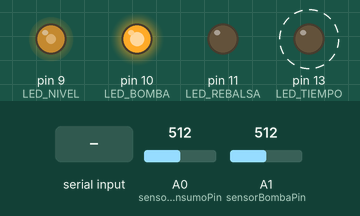
A sketch run on a simulated Arduino Uno, built with avr-gcc and run on an emulated ATmega328P. On the bench: output pins drawn as LEDs (lit = HIGH). Dashed ring = blinking. Inputs (shaded band) come from the test bench; at power-on: A1 (sensorBombaPin) = 512, A0 (sensorConsumoPin) = 512. What the sketch prints to the serial monitor is not drawn.

Above: at 1.2 s.
1.3 s: A1 (sensorBombaPin) set to 11
5.5 s: A1 (sensorBombaPin) set to 8
At 6.9 s:
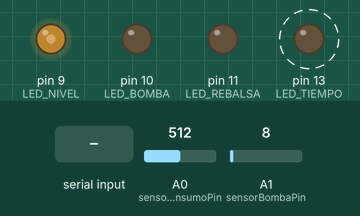
9.7 s: "1\n" received over Serial
13.3 s: A0 (sensorConsumoPin) set to 306
17.5 s: A0 (sensorConsumoPin) set to 122
21.0 s: "0\n" received over Serial
At 28.1 s:
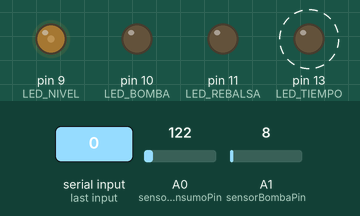
Timing chart, 0 to 29.8 s (numbered marks = the images above; inputs shaded):
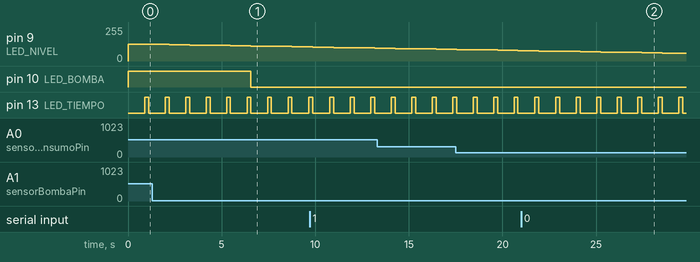

Measured:
- the behaviour switches between 10 and 9 on A1 (sensorBombaPin) (found by bisection; images 0 and 1)
- after the input at 5.5 s, pin 10 (LED_BOMBA): HIGH → LOW after 1.1 s
- by itself, pin 13 (LED_TIEMPO): alternates HIGH for 0.19 s and LOW for 0.90 s

The sketch:

cisterna.ino
```cpp
#include <stdio.h>

#define FALSE 0
#define TRUE 1

#define ERROR_FORMATO 1
#define ERROR_PARIDAD 2


#define LED_TIEMPO  13
#define LED_BOMBA   10
#define LED_REBALSA 11
#define LED_NIVEL    9
byte buffer [7];
int pos = 0;

int sensorConsumoPin = A0;    // select the input pin for the potentiometer
int sensorBombaPin  = A1;

int loops = 0;

double flujoEntrada = 40;
double flujoSalida = 30;
double capacidadTotal = 50;
double contenido = 25;
int porcentajePotenciaBomba = 100;
int rebalsa = FALSE;
int bombaActivada = TRUE;
int salidaActivada = TRUE;
int controlExternoActivado = FALSE;


double egresoMinuto = 0;
double ingresoMinuto = 0;


void setup() {
    // put your setup code here, to run once:
    Serial.begin(9600);
    pinMode(LED_TIEMPO, OUTPUT);
    pinMode(LED_BOMBA, OUTPUT);
    pinMode(LED_REBALSA, OUTPUT);
    pinMode(LED_NIVEL, OUTPUT);
    analogWrite(LED_NIVEL, 25);
}


void simularConControlExterno() {

}

void simularSinControlExterno() {
    int sensorBombaValue = analogRead(sensorBombaPin);
    porcentajePotenciaBomba = (int)((double)sensorBombaValue / 10);
}


void loop() {

    leerEntrada();

    int sensorConsumoValue = analogRead(sensorConsumoPin);

    double porcentajeAumentoDemanda = ((double)sensorConsumoValue / 100);
    egresoMinuto = (flujoSalida * (1 + porcentajeAumentoDemanda / 100)) / 60;


    if (controlExternoActivado == FALSE) {
      simularSinControlExterno();
    } else {
      simularConControlExterno();
    }

    ingresoMinuto = (flujoEntrada * (double)porcentajePotenciaBomba /(double)100)/ (double)60;

    contenido = contenido + ingresoMinuto;


    rebalsa = FALSE;

    if (contenido > capacidadTotal) {
      contenido = capacidadTotal;
      rebalsa = TRUE;

    }

    contenido = contenido - egresoMinuto;
    if (contenido <  0) {
    contenido = 0;
    }


    if (rebalsa == TRUE)
        digitalWrite(LED_REBALSA, HIGH);
    else
        digitalWrite(LED_REBALSA, LOW);

    if (ingresoMinuto == 0)
        digitalWrite(LED_BOMBA, LOW);
    else
        digitalWrite(LED_BOMBA, HIGH);


    double porcentaje = ((double)contenido) / capacidadTotal;

    //if (porcentaje < 0.95) {
      analogWrite(LED_NIVEL, 255 * porcentaje);
    //} else {
    //
    //}


    // put your main code here, to run repeatedly:
    digitalWrite(LED_TIEMPO, LOW);    // turn the LED off by making the voltage LOW
    delay(900);                       // wait for a second
    digitalWrite(LED_TIEMPO, HIGH);   // turn the LED on (HIGH is the voltage level)
    delay(100);                       // wait for a second
    loops++;
    informarSalida();
}

void leerEntrada() {
    int finTrama = FALSE;

    while (Serial.available() > 0) {

        //Serial.write('\n');
        //Serial.write(pos);

        if (pos > 6) {
          pos = 0;
          return;
        }


        buffer [pos] = Serial.read();
        /**Verificar la cabecera*/
        //Serial.write(buffer [pos]);

        if (
            (pos == 0 && (buffer[pos] != 0xFF) ) ||
            (pos == 1 && (buffer[pos] != 0xAA) ) ||
            (pos == 2 && (buffer[pos] != 0x00) )            )
        {
            informarError(ERROR_FORMATO);
            pos = 0;
            return;
        }


        if(pos == 6) {
          int tipoMensaje = (buffer[3] >> 3) & 0x1F;

          int paridad = 0;
          for (int i = 0; i < 7; i++) {
            for (int b = 0 ; b < 8;  b++ ) {
              paridad += (buffer[i] >> b) & 1;
            }
          }

          if (paridad % 2 != 0) {
            informarError(ERROR_PARIDAD);
            pos = 0;
            return;
          }

          /*
          Serial.print("paridad :");
          Serial.print(paridad);
          Serial.print("\n");

          Serial.print("tipoMensaje:");
          Serial.print(tipoMensaje);
          Serial.print("\n");
          Serial.flush();
          */
          if (tipoMensaje == 1) {
            parsearMensajeTipo_1();
          }
          if (tipoMensaje == 2) {
            parsearMensajeTipo_2();
          }

          Serial.flush();
        }
        pos++;

    }
    //Serial.write('O');

}

void parsearMensajeTipo_1() {

    int capacidad  = ((buffer[3] & 0x03) << 8) | buffer[4] ;
    int entrada = buffer[5]  ;
    int salida  = buffer[6] ;


    flujoEntrada = entrada;
    flujoSalida = salida;
    capacidadTotal = capacidad;
    contenido = capacidad / 2;

    controlExternoActivado = TRUE;

    Serial.print("RCV OK MSGTYPE:1");
    Serial.print(" capacidad:");
    Serial.print(capacidad);
    Serial.print(" entrada:");
    Serial.print(entrada);
    Serial.print(" salida:");
    Serial.print(salida);
    Serial.print("\n");
}


void parsearMensajeTipo_2() {

    int potencia = ((buffer[3] & 0x03) << 5) | ((buffer[4] >>3) & 0x1F) ;
    int salidaAbierta =  (buffer[4] & 0x04)  > 0;
    if (potencia > 100) {
      potencia = 100;
    }

    porcentajePotenciaBomba = potencia;
    salidaActivada = salidaAbierta;

    Serial.print("RCV OK MSGTYPE:2");
    Serial.print(" potencia:");
    Serial.print(potencia);
    Serial.print(" salida_abierta:");
    Serial.print(salidaAbierta ? 'S' : 'N');
    Serial.print("\n");
}

void parsearMensajeTipo_3() {
    Serial.print("RCV OK MSGTYPE:2");
    Serial.print("\n");

    informarSalida();

}

void informarSalida() {
    Serial.print("STATUS ");
    Serial.print(" potenciaBomba:");
    Serial.print(porcentajePotenciaBomba);
    Serial.print(" ingreso:");
    Serial.print(ingresoMinuto);
    Serial.print(" egreso:");
    Serial.print(egresoMinuto);
    Serial.print(" contenido:");
    Serial.print(contenido);
    Serial.print(" flujoEntrada:");
    Serial.print(flujoEntrada);
    Serial.print(" flujoSalida:");
    Serial.print(flujoSalida);

    Serial.print(" salidaActivada:");
    Serial.print(salidaActivada ? 'S': 'N');
    Serial.print(" rebalsa:");
    Serial.print(rebalsa ? 'S': 'N');
    Serial.print(" controlExternoActivado :");
    Serial.print(controlExternoActivado  ? 'S': 'N');


    Serial.print("\n");


}

void informarError (int tipo) {

    char  cadena [3];

    if (tipo == ERROR_PARIDAD) {
      Serial.print("Parity error: ");
    } else {
      Serial.print("Bad message: ");
    }

    for (int i = 0; i <= pos ; i++) {
      cadena[0] = '\0';
      cadena[1] = '\0';
      cadena[2] = '\0';
      sprintf(cadena, "%X" , buffer[i]);
      Serial.print(' ');
      if (buffer[i] <= 0x0F)
        Serial.print('0');
      Serial.print(cadena);
    }
    Serial.print('\n');
}
```
